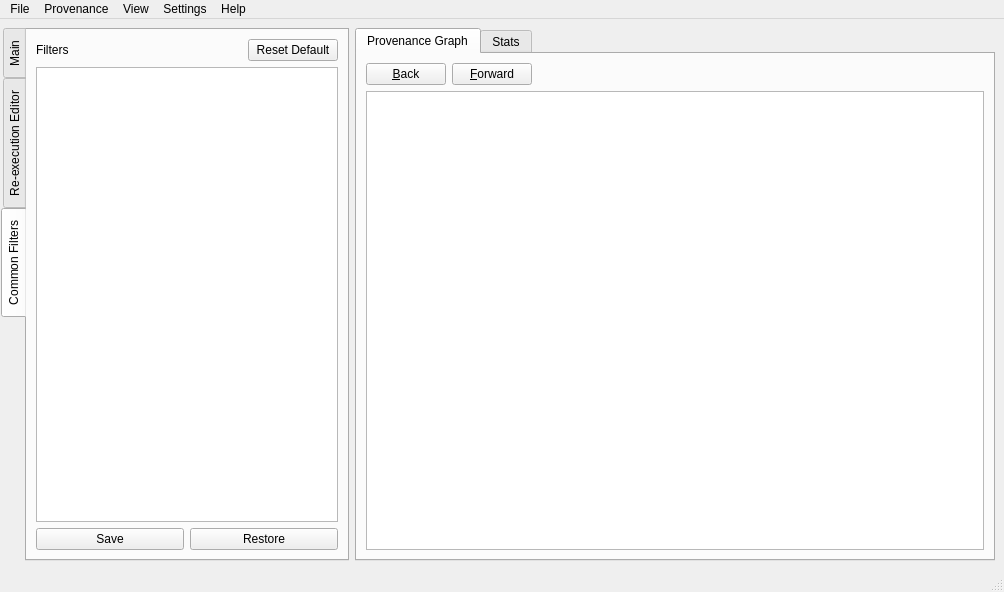
<?xml version="1.0" encoding="UTF-8"?>
<ui version="4.0">
 <class>ProvWindow</class>
 <widget class="QMainWindow" name="ProvWindow">
  <property name="geometry">
   <rect>
    <x>0</x>
    <y>0</y>
    <width>1004</width>
    <height>592</height>
   </rect>
  </property>
  <property name="windowTitle">
   <string>MainWindow</string>
  </property>
  <widget class="QWidget" name="widget">
   <layout class="QHBoxLayout" name="mainlayout" stretch="5,20">
    <property name="spacing">
     <number>6</number>
    </property>
    <property name="leftMargin">
     <number>1</number>
    </property>
    <item>
     <widget class="QTabWidget" name="tab">
      <property name="tabPosition">
       <enum>QTabWidget::West</enum>
      </property>
      <property name="currentIndex">
       <number>2</number>
      </property>
      <widget class="QWidget" name="mainTab">
       <attribute name="title">
        <string>Main</string>
       </attribute>
       <layout class="QVBoxLayout" name="verticalLayout_2" stretch="5,15,30,1">
        <item>
         <layout class="QFormLayout" name="formLayout">
          <property name="fieldGrowthPolicy">
           <enum>QFormLayout::AllNonFixedFieldsGrow</enum>
          </property>
          <item row="0" column="0">
           <widget class="QLabel" name="label">
            <property name="text">
             <string>Graph Depth</string>
            </property>
           </widget>
          </item>
          <item row="0" column="1">
           <layout class="QHBoxLayout" name="horizontalLayout_4">
            <item>
             <widget class="QSpinBox" name="spinBoxDepth"/>
            </item>
            <item>
             <widget class="QCheckBox" name="checkBoxShowAll">
              <property name="text">
               <string>Show All</string>
              </property>
             </widget>
            </item>
           </layout>
          </item>
          <item row="1" column="0">
           <widget class="QLabel" name="label_2">
            <property name="text">
             <string>Display</string>
            </property>
           </widget>
          </item>
          <item row="1" column="1">
           <layout class="QHBoxLayout" name="horizontalLayout_3">
            <item>
             <widget class="QCheckBox" name="checkBoxShowFile">
              <property name="text">
               <string>Files</string>
              </property>
             </widget>
            </item>
            <item>
             <widget class="QCheckBox" name="checkBoxShowProc">
              <property name="text">
               <string>Processes</string>
              </property>
             </widget>
            </item>
           </layout>
          </item>
          <item row="2" column="0">
           <widget class="QLabel" name="label_3">
            <property name="text">
             <string>Highlight</string>
            </property>
           </widget>
          </item>
          <item row="4" column="1">
           <widget class="QCheckBox" name="checkBoxCommonFilter">
            <property name="text">
             <string>Enable Common Filter</string>
            </property>
           </widget>
          </item>
          <item row="3" column="1">
           <widget class="QCheckBox" name="checkBoxTempFilter">
            <property name="text">
             <string>Enable Highlighter</string>
            </property>
           </widget>
          </item>
          <item row="2" column="1">
           <widget class="QLineEdit" name="lineEditTempFilter">
            <property name="toolTip">
             <string>Any node matched pattern &quot;.*{input}.*&quot; will be highlighted</string>
            </property>
           </widget>
          </item>
         </layout>
        </item>
        <item>
         <widget class="QLabel" name="content">
          <property name="minimumSize">
           <size>
            <width>300</width>
            <height>0</height>
           </size>
          </property>
          <property name="maximumSize">
           <size>
            <width>300</width>
            <height>16777215</height>
           </size>
          </property>
          <property name="text">
           <string>TextLabel</string>
          </property>
          <property name="wordWrap">
           <bool>true</bool>
          </property>
         </widget>
        </item>
        <item>
         <widget class="PlotWidget" name="contentGraph"/>
        </item>
        <item>
         <layout class="QHBoxLayout" name="horizontalLayout">
          <item>
           <widget class="QPushButton" name="pushButtonEnableEditor">
            <property name="text">
             <string>Show Re-execution Editor</string>
            </property>
           </widget>
          </item>
         </layout>
        </item>
       </layout>
       <zorder></zorder>
       <zorder>content</zorder>
       <zorder>contentGraph</zorder>
      </widget>
      <widget class="QWidget" name="editTab">
       <attribute name="title">
        <string>Re-execution Editor</string>
       </attribute>
       <layout class="QFormLayout" name="formLayout_3">
        <property name="fieldGrowthPolicy">
         <enum>QFormLayout::AllNonFixedFieldsGrow</enum>
        </property>
        <item row="0" column="0">
         <widget class="QLabel" name="label_5">
          <property name="text">
           <string>Parent Pid</string>
          </property>
         </widget>
        </item>
        <item row="0" column="1">
         <widget class="QLineEdit" name="lineEdit">
          <property name="enabled">
           <bool>false</bool>
          </property>
         </widget>
        </item>
        <item row="1" column="0">
         <widget class="QLabel" name="label_6">
          <property name="text">
           <string>Pid</string>
          </property>
         </widget>
        </item>
        <item row="1" column="1">
         <widget class="QLineEdit" name="lineEdit_2">
          <property name="enabled">
           <bool>false</bool>
          </property>
         </widget>
        </item>
        <item row="2" column="0">
         <widget class="QLabel" name="label_7">
          <property name="text">
           <string>Path</string>
          </property>
         </widget>
        </item>
        <item row="2" column="1">
         <widget class="QLineEdit" name="lineEdit_3">
          <property name="enabled">
           <bool>false</bool>
          </property>
         </widget>
        </item>
        <item row="3" column="0">
         <widget class="QLabel" name="label_8">
          <property name="text">
           <string>Working Dir</string>
          </property>
         </widget>
        </item>
        <item row="3" column="1">
         <widget class="QLineEdit" name="lineEdit_4">
          <property name="enabled">
           <bool>false</bool>
          </property>
         </widget>
        </item>
        <item row="4" column="0">
         <widget class="QLabel" name="label_9">
          <property name="text">
           <string>Parameters</string>
          </property>
         </widget>
        </item>
        <item row="4" column="1">
         <widget class="QPlainTextEdit" name="plainTextEdit"/>
        </item>
        <item row="5" column="0">
         <widget class="QLabel" name="label_10">
          <property name="text">
           <string>Input Files</string>
          </property>
         </widget>
        </item>
        <item row="5" column="1">
         <widget class="QTableWidget" name="tableWidget"/>
        </item>
        <item row="6" column="1">
         <widget class="QPushButton" name="pushButtonReExecute">
          <property name="text">
           <string>Execute</string>
          </property>
         </widget>
        </item>
       </layout>
      </widget>
      <widget class="QWidget" name="filterTab">
       <attribute name="title">
        <string>Common Filters</string>
       </attribute>
       <layout class="QVBoxLayout" name="verticalLayout">
        <item>
         <layout class="QHBoxLayout" name="horizontalLayout_5">
          <item>
           <widget class="QLabel" name="label_4">
            <property name="text">
             <string>Filters</string>
            </property>
           </widget>
          </item>
          <item>
           <widget class="QPushButton" name="pushButtonResetFilter">
            <property name="maximumSize">
             <size>
              <width>90</width>
              <height>16777215</height>
             </size>
            </property>
            <property name="text">
             <string>Reset Default</string>
            </property>
           </widget>
          </item>
         </layout>
        </item>
        <item>
         <widget class="QTextEdit" name="textEditFilter"/>
        </item>
        <item>
         <layout class="QHBoxLayout" name="horizontalLayout_7">
          <item>
           <widget class="QPushButton" name="pushButtonSaveFilter">
            <property name="text">
             <string>Save</string>
            </property>
           </widget>
          </item>
          <item>
           <widget class="QPushButton" name="pushButtonRestoreFilter">
            <property name="text">
             <string>Restore</string>
            </property>
           </widget>
          </item>
         </layout>
        </item>
       </layout>
      </widget>
     </widget>
    </item>
    <item>
     <widget class="QTabWidget" name="graphTab">
      <property name="currentIndex">
       <number>0</number>
      </property>
      <widget class="QWidget" name="provTab">
       <attribute name="title">
        <string>Provenance Graph</string>
       </attribute>
       <layout class="QVBoxLayout" name="verticalLayout_3">
        <item>
         <layout class="QHBoxLayout" name="horizontalLayout_2">
          <item>
           <widget class="QPushButton" name="pushButtonBack">
            <property name="text">
             <string>&amp;Back</string>
            </property>
           </widget>
          </item>
          <item>
           <widget class="QPushButton" name="pushButtonForward">
            <property name="text">
             <string>&amp;Forward</string>
            </property>
           </widget>
          </item>
          <item>
           <spacer name="horizontalSpacer">
            <property name="orientation">
             <enum>Qt::Horizontal</enum>
            </property>
            <property name="sizeHint" stdset="0">
             <size>
              <width>40</width>
              <height>20</height>
             </size>
            </property>
           </spacer>
          </item>
         </layout>
        </item>
        <item>
         <widget class="GraphWidget" name="graph"/>
        </item>
       </layout>
      </widget>
      <widget class="QWidget" name="statsTab">
       <attribute name="title">
        <string>Stats</string>
       </attribute>
       <layout class="QVBoxLayout" name="verticalLayout_5">
        <item>
         <layout class="QHBoxLayout" name="horizontalLayout_6">
          <item>
           <widget class="QCheckBox" name="checkBoxGraphCPU">
            <property name="text">
             <string>CPU</string>
            </property>
           </widget>
          </item>
          <item>
           <widget class="QCheckBox" name="checkBoxGraphMem">
            <property name="text">
             <string>Mem</string>
            </property>
           </widget>
          </item>
          <item>
           <widget class="QCheckBox" name="checkBoxGraphIO">
            <property name="text">
             <string>I/O</string>
            </property>
           </widget>
          </item>
          <item>
           <widget class="QCheckBox" name="checkBoxGraphThread">
            <property name="text">
             <string>Thread</string>
            </property>
           </widget>
          </item>
          <item>
           <widget class="QCheckBox" name="checkBoxGraphNetwork">
            <property name="text">
             <string>Network</string>
            </property>
           </widget>
          </item>
         </layout>
        </item>
        <item>
         <widget class="PlotWidget" name="fullStatsGraph"/>
        </item>
       </layout>
      </widget>
     </widget>
    </item>
   </layout>
  </widget>
  <widget class="QMenuBar" name="menubar">
   <property name="geometry">
    <rect>
     <x>0</x>
     <y>0</y>
     <width>1004</width>
     <height>27</height>
    </rect>
   </property>
   <widget class="QMenu" name="menuFile">
    <property name="title">
     <string>File</string>
    </property>
    <addaction name="actionOpen"/>
    <addaction name="actionOpen_Provenance"/>
    <addaction name="actionClose"/>
    <addaction name="separator"/>
    <addaction name="actionQuit"/>
   </widget>
   <widget class="QMenu" name="menuView">
    <property name="title">
     <string>View</string>
    </property>
    <addaction name="actionRefresh"/>
    <addaction name="actionBack"/>
    <addaction name="actionForward"/>
   </widget>
   <widget class="QMenu" name="menuSettings">
    <property name="title">
     <string>Settings</string>
    </property>
    <addaction name="action_SOLE"/>
    <addaction name="action_PTU"/>
    <addaction name="action_GUI"/>
   </widget>
   <widget class="QMenu" name="menuHelp">
    <property name="title">
     <string>Help</string>
    </property>
    <addaction name="actionHelp"/>
    <addaction name="actionAbout"/>
   </widget>
   <widget class="QMenu" name="menuProvenance">
    <property name="title">
     <string>Provenance</string>
    </property>
    <addaction name="actionCopy_ID"/>
   </widget>
   <addaction name="menuFile"/>
   <addaction name="menuProvenance"/>
   <addaction name="menuView"/>
   <addaction name="menuSettings"/>
   <addaction name="menuHelp"/>
  </widget>
  <widget class="QStatusBar" name="statusbar"/>
  <action name="actionOpen">
   <property name="text">
    <string>Open PDF ...</string>
   </property>
   <property name="shortcut">
    <string>Ctrl+O</string>
   </property>
  </action>
  <action name="actionClose">
   <property name="text">
    <string>Close</string>
   </property>
   <property name="shortcut">
    <string>Ctrl+W</string>
   </property>
  </action>
  <action name="action">
   <property name="text">
    <string>---</string>
   </property>
  </action>
  <action name="actionQuit">
   <property name="text">
    <string>Quit</string>
   </property>
   <property name="shortcut">
    <string>Ctrl+Q</string>
   </property>
  </action>
  <action name="actionHelp">
   <property name="text">
    <string>Help</string>
   </property>
  </action>
  <action name="actionAbout">
   <property name="text">
    <string>About</string>
   </property>
  </action>
  <action name="action_SOLE">
   <property name="text">
    <string>&amp;SOLE</string>
   </property>
  </action>
  <action name="action_PTU">
   <property name="text">
    <string>&amp;PTU</string>
   </property>
  </action>
  <action name="action_GUI">
   <property name="text">
    <string>&amp;GUI</string>
   </property>
  </action>
  <action name="actionRefresh">
   <property name="text">
    <string>Refresh</string>
   </property>
  </action>
  <action name="actionBack">
   <property name="text">
    <string>Go &amp;Back</string>
   </property>
   <property name="shortcut">
    <string>Alt+Left</string>
   </property>
  </action>
  <action name="actionForward">
   <property name="text">
    <string>Go &amp;Forward</string>
   </property>
   <property name="shortcut">
    <string>Alt+Right</string>
   </property>
  </action>
  <action name="actionOpen_Provenance">
   <property name="text">
    <string>Open Provenance...</string>
   </property>
   <property name="shortcut">
    <string>Ctrl+Shift+O</string>
   </property>
  </action>
  <action name="actionCopy_ID">
   <property name="text">
    <string>Copy ID</string>
   </property>
   <property name="shortcut">
    <string>Ctrl+Shift+C</string>
   </property>
  </action>
 </widget>
 <customwidgets>
  <customwidget>
   <class>GraphWidget</class>
   <extends>QGraphicsView</extends>
   <header>graphwidget.h</header>
  </customwidget>
  <customwidget>
   <class>PlotWidget</class>
   <extends>QGraphicsView</extends>
   <header>pyqtgraph.h</header>
  </customwidget>
 </customwidgets>
 <tabstops>
  <tabstop>spinBoxDepth</tabstop>
  <tabstop>checkBoxShowAll</tabstop>
  <tabstop>checkBoxShowFile</tabstop>
  <tabstop>checkBoxShowProc</tabstop>
  <tabstop>lineEditTempFilter</tabstop>
  <tabstop>checkBoxTempFilter</tabstop>
  <tabstop>checkBoxCommonFilter</tabstop>
  <tabstop>checkBoxGraphCPU</tabstop>
  <tabstop>checkBoxGraphMem</tabstop>
  <tabstop>checkBoxGraphIO</tabstop>
  <tabstop>checkBoxGraphThread</tabstop>
  <tabstop>checkBoxGraphNetwork</tabstop>
  <tabstop>lineEdit_3</tabstop>
  <tabstop>lineEdit_4</tabstop>
  <tabstop>plainTextEdit</tabstop>
  <tabstop>tableWidget</tabstop>
  <tabstop>pushButtonReExecute</tabstop>
  <tabstop>pushButtonResetFilter</tabstop>
  <tabstop>pushButtonRestoreFilter</tabstop>
  <tabstop>graphTab</tabstop>
  <tabstop>pushButtonBack</tabstop>
  <tabstop>pushButtonForward</tabstop>
  <tabstop>graph</tabstop>
  <tabstop>tab</tabstop>
  <tabstop>contentGraph</tabstop>
  <tabstop>pushButtonEnableEditor</tabstop>
  <tabstop>lineEdit</tabstop>
  <tabstop>lineEdit_2</tabstop>
  <tabstop>fullStatsGraph</tabstop>
 </tabstops>
 <resources/>
 <connections/>
 <slots>
  <slot>settingShowFileToggled(bool)</slot>
  <slot>settingGraphDepthChanged(int)</slot>
  <slot>onEnableEditor()</slot>
  <slot>onReExecute()</slot>
  <slot>on_actionBack_triggered()</slot>
  <slot>on_actionForward_triggered()</slot>
  <slot>settingShowProcToggled(bool)</slot>
  <slot>settingShowAllToggled(bool)</slot>
  <slot>settingTempFilterToggled(bool)</slot>
  <slot>settingCommonFilterToggled(bool)</slot>
  <slot>settingTempFilterEdited(QString)</slot>
  <slot>onAddFilter()</slot>
  <slot>onRemoveFilter()</slot>
  <slot>onResetFilter()</slot>
  <slot>graphCPUToggled(bool)</slot>
  <slot>graphMemToggled(bool)</slot>
  <slot>graphThreadToggled(bool)</slot>
  <slot>graphIOReadToggled(bool)</slot>
  <slot>graphIOWriteToggled(bool)</slot>
  <slot>graphNWReadToggled(bool)</slot>
  <slot>graphNWWriteToggled(bool)</slot>
 </slots>
</ui>
